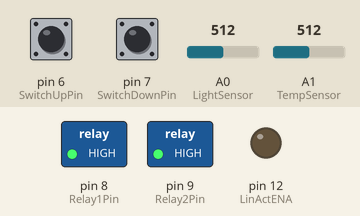
Recording of a sketch running on a simulated Arduino Uno, built with avr-gcc and run on an emulated ATmega328P. Parts: switched loads named in the sketch (green lamp = pin HIGH), output pins drawn as LEDs (lit = HIGH). The test bench sets the inputs (shaded band); at power-on: pin 6 (SwitchUpPin) HIGH, pin 7 (SwitchDownPin) HIGH, A0 (LightSensor) = 512, A1 (TempSensor) = 512. What the sketch prints to the serial monitor is not drawn.

Above: at 2.2 s.
2.3 s: pin 6 (SwitchUpPin) pulled LOW for 1 s
At 4.4 s:
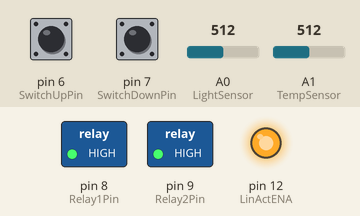
7.5 s: pin 7 (SwitchDownPin) pulled LOW for 1 s
10.0 s: pin 6 (SwitchUpPin) driven LOW and pin 7 (SwitchDownPin) driven LOW
12.4 s: pin 6 (SwitchUpPin) driven HIGH
At 14.3 s:
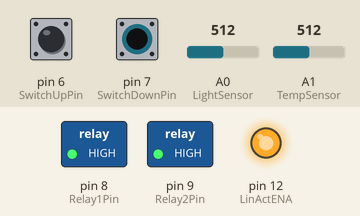
14.7 s: pin 6 (SwitchUpPin) driven LOW
Timing chart, 0 to 17.8 s (numbered marks = the images above; inputs shaded):
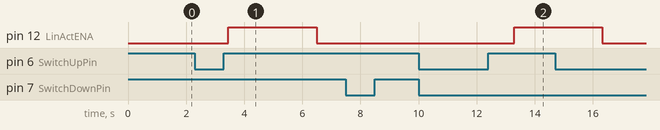

The sketch:

CoopAutomation.ino
```cpp
/*
NOTES: Switching to basic analog temp sensor, no humidity anymore
       Switching to basic analog light sensor

	   - if door pos is unknown then open and reset, no need for eeprom writes
	   - powerout break light hrs count?
	   // Serial.println(digitalRead(PIN) == HIGH ? "ON" : "OFF"); // to report pin on or off
	   // int result = (a != 0) ? a : ((b != 0) ? b : 0); ;;; returns non zero value betwenn 2 vars or 0 if both 0

  // NEED TO MAKE SURE COOP LIGHT ISNT BEING PICKED UP BY SENSOR

// total daylight time record will be affected depending on when during day boots up

	   // adj speed depending on temp for less wear on linact?
	   // use ramp too
	   // add delay between linear actuator movements

*/
/* ⠀     ⠀⠀⠀⠀⠀⠀⠀⠀⠀⠀⠀⠀⠀⠀⠀⠀ ⠀⢀⡀
      ⠀ ⣠⣶⣿⠆⡀⠀⠀⠀⠀⠀⠀⠀⠀⠀⠀⠀⠠⡎⢻⣽⢶⢀
       ⢀⣵⣔⢺⡆⠀⠑⠦⡀⠀⠀⠀⠀⠀⠀⠀⠀⣇⡀⠀⢉⠆⡜⡱⡄
       ⠀⠸⢈⡏⠀⠀⠀⢲⣮⣦⡀⠀⠀⠀⢀⠔⠊⠁⠀⠀⠹⡀⠴⠟⠽⠄
     ⠀  ⠀⣱⠀⣇⣆⣦⠑⢈⠁⠵⠒⠒⢞⡁⠀⠀⠀⠀⡀⠀⠀⠓⠿⣟⠄
     ⠀  ⠀⡎⠄⠿⠘⠚⠉⠀⠀⠀⠁⠀⠀⠀⠉⠑⠂⠔⢓⠠⠞⠀⢀⠇
     ⠀  ⠀⠣⡀⠀⠀⠀⠈⠒⢄⠀⠀⠀⠀⡐⢀⡇⠀⣀⣚⠀⢴⠀⡌
     ⠀  ⠀⠀⢳⡀⠀⠀⠀⠀⠀⠹⠆⡀⠪⠂⣊⠤⠒⠊⠙⠲⡤⠋
       ⠀⠀⠀⠀⠙⠦⡀⠀⠀⠀⠀⠀⡀⠓⠈⠀⠀⠀⠀⠒⢺⠃
⠀⠀⠀⠀       ⠀⠀⠈⢦⠀⠒⠂⠀⠀⠀⣱⣀⡀⠀⢘⡵⠁
⠀⠀⠀  ⠀     ⠀⠀⠀⠈⢣⡀⠀⠀⠀⠀⣻⣿⡿⠷⠊
⠀⠀       ⠀⠀⠀⠀⠀⠀⠀⠙⢢⢤⠤⠚⢶⡈
⠀       ⠀⠀⠀⠀⠀⠀⠀⠀⠀⣸⠂⠀⠀⠈⡧⡤⠚
       ⠀⠀⠀⠀⠀⠀⠠⣽⠷⠟⠓⠓⠀⠟⡎⠋
   ⣎⣱⡀⢀⣰⡀⢀⡀ ⡎⠑⣇⡀⠄⢀⣀⡇⡠⢀⡀⣀⡀ ⡎⠑⢀⡀⢀⡀⣀⡀
   ⠇⠸⠣⠼⠘⠤⠣⠜ ⠣⠔⠇⠸⠇⠣⠤⠏⠢⠣⠭⠇⠸ ⠣⠔⠣⠜⠣⠜⡧⠜
                by Lee Woodridge
*/

/*
unsigned long currentTime = 0; // Current time (milliseconds passed since boot)
*/

const int SwitchUpPin = 6;    // Coop door toggle switch up position pin
const int SwitchDownPin = 7;  // Coop door toggle switch down position pin

const int Relay1Pin = 8;  // Auxiliary light relay pin
const int Relay2Pin = 9;  // Water heater relay pin

const int LightSensor = 14;  // Light sensor pin (A0)
const int TempSensor = 15;   // Temp sensor pin (A1)

// for lin act
const int LinActPin1 = 10; // Linear actuator control pin 1
const int LinActPin2 = 11; // Linear actuator control pin 2
const int LinActENA = 12; // PWM pin for speed control

// lin act config
const uint16_t RAMP_MS = 600;        // accel/decel time (ms)
const uint16_t STEP_MS = 20;         // ramp step interval (ms)
const uint8_t PWM_MAX  = 200;        // cruise PWM (0-255)
const uint16_t MOVE_MS = 2500;       // estimated full travel time (ms) - adjust later
const uint8_t BRAKE_PWM = 120;       // optional reverse pulse strength
const uint16_t BRAKE_MS = 80;        // optional reverse pulse duration (ms)

// Internal state
uint8_t currentPwm = 0;

//

const unsigned long eventTimer1 = 10 * 60 * 1000;  // Event #1: Time interval to record temp & humidity sensor data (Minutes)
const unsigned long eventTimer2 = 10 * 60 * 1000;  // Event #2: Time interval to control door based on light level when switch is in neutral position (Minutes)

const unsigned long updatetimer = 5 * 60 * 1000;  // Minimum time between sensor updates

unsigned long eventTimer1PreviousTime = 0;  // millis for last operation
unsigned long eventTimer2PreviousTime = 0;
unsigned long lastdooropmillis = 0;

char doorPos = '?';    // Door position; '?'=Unknown, 'U'=Up, 'D'=Down
char switchPos = '?';  // Switch position; '?'=Unknown, 'U'=Up, 'N'=Neutral, 'D'=Down

const unsigned long doorDelay = 5 * 60 * 60 * 1000;  // Door opening delay for cold weather (Hours)
unsigned long doorDelayStartTime = 0;                // The time we started counting from, in case toggle position gets changed

unsigned long linactcooldown = 6 * 1000;  // Linear actuator cooldown time between operations (Seconds)

int storedLight = 0;                     // Last known light level (PUT RANGE HERE) Low=bright / high=dark
unsigned long lastlightcheckmillis = 0;  // last time light checked

const int thresholdLightLower = 000;  // Light level to lower door at (>=)
const int thresholdLightRaise = 000;  // Light level to raise door at (<=)

float storedTemp = 3.4028235E38;        // Last known temperature (°C) -- DO WE NEED FLOAT???
unsigned long lasttempcheckmillis = 0;  // last time temp checked

const int thresholdTempDelay = -10;  // Temperature to trigger door open delay (<=)
//const int thresholdTempRelay1 = -15;  // Temperature to trigger coop heater relay (<=) // THIS WILL BE LIGHTS
const int thresholdTempRelay2 = 0;  // Temperature to trigger water heater relay (<=)
/*
const int thresholdHumid = 999;       // UNUSED (!=)
*/

// for temp sensor math
const float Vcc = 5.0;      // set to 3.3 if using 3.3V
const int Rfixed = 10000;   // fixed resistor on module in ohms (commonly 10k)
const float beta = 3950.0;  // Beta value of thermistor (common: 3950)
const float T0 = 298.15;    // reference temp in Kelvin (25°C = 298.15K)
const float R0 = 10000.0;   // resistance at 25°C (ohms) — commonly 10k

// Night (and day) detection functionality

const int nightLightThreshold = 800;                             // Light level to assume night
const unsigned long requiredLightDuration = 4 * 60 * 60 * 1000;  // time at light level to assume night/day -- 4 hours in milliseconds
unsigned long totalDayLightTime = 0;                             // Total time light has been at threshold -- 16 hours (57600000 milliseconds)
unsigned long totalNightLightTime = 0;                           // Total time nighttime light level has been at threshold
bool DayEnded = false;                                           // Has the night light level been maintained for the required duration? -- set this to true? on detect high light level thresholdlightraise!!!
//int daysUptime = 0;                                              // Number of days of uptime, day flagged after 4 hrs of darkness

const unsigned long minUptime = 10 * 60 * 60 * 1000;  // minimum uptime millis() for hour-checking functionality (10hrs)

// Auxiliary light functionality

const int dayLightThreshold = 500;                                   // Light level to assume day
const unsigned long requiredDayLightDuration = 16 * 60 * 60 * 1000;  // target light hours (aux light will run until this time is met)
unsigned long supplementalLight = 0;                                 // how much time aux lighting has been on

// reporting

/*unsigned long lastrelay1opmillis = 0; // relay 1 operation -- aux light
unsigned long lastrelay2opmillis = 0; // relay 2 operation -- water heater*/

// End of declarations

/* SETUP
   ----- */

void setup() {
  Serial.begin(115200);
  delay(1000);  // Sensors need time?
  Serial.println("Auto Chicken Coop by Lee Woodridge");
  Serial.println("       ┌┌┌──────────────┐┐┐");
  Serial.println("       │││ INITIALIZING │││");
  Serial.println("       └└└──────────────┘┘┘");
  Serial.println(" - Configuring pin modes ... ");
  pinMode(SwitchUpPin, INPUT_PULLUP);    // Coop door toggle switch up position pin
  pinMode(SwitchDownPin, INPUT_PULLUP);  // Coop door toggle switch down position pin
  pinMode(Relay1Pin, OUTPUT);            // Aux light relay pin
  pinMode(Relay2Pin, OUTPUT);            // Water heater relay pin
  pinMode(LightSensor, INPUT);           // Light sensor pin
  pinMode(TempSensor, INPUT);            // Temp sensor pin
                                         /* lin act
  pinMode(LinActPin1, OUTPUT); // Linear actuator power pos
  pinMode(LinActPin2, OUTPUT); // Linear actuator pwoer neg
  pinMode(ENA, OUTPUT); // Linear actuator ENA pin (pwm speed control)
*/
  Serial.println(" - Configuring outputs to default states ... ");
  /*
  // Start with the actuator stopped
  digitalWrite(LinActPin1, LOW); // Door actuator
  digitalWrite(LinActPin2, LOW); // ^
  */
  // turn off relays// set default relays off here
  relayControl(1, false);  // Auxiliary lighting
  relayControl(2, false);  // Water heater
  Serial.println(" - Configuring analog input reference voltage ... ");
  // analogReference(DEFAULT);

  /*// Get inital data from all sensors
  Serial.println(" - Gathering data from light & temp sensors ... ");
  getLight();
  getTemp();*/

  Serial.println("           ┌┌┌──────┐┐┐");  // Initialization complete
  Serial.println("           │││ BAWK │││");
  Serial.println("           └└└──────┘┘┘");
}

/* MAIN LOOP
   --------- */

void loop() {
  //currentTime = millis(); //unsigned long
  delay(1000);  // For debounce; How low can we go?

  if (millis() /*currentTime*/ - eventTimer1PreviousTime >= eventTimer1 || eventTimer1PreviousTime == 0) {  // Timed event #1
    getTemp();
    getLight();
    checkHeat();
    checkLight();
    Serial.println("--- Executed timed event #1 (gettemp,getlight,checkheat,checklight) ---");
    eventTimer1PreviousTime = /*currentTime*/ millis();
  }

  checkDoor();
  printInfo();

}  // END

/* DOOR CONTROL
   ------------
   Up and down switch positions will raise lower door if not already in that position, neutral switch position will enable automatic door control */

void checkDoor() {
  if (!digitalRead(SwitchDownPin) && digitalRead(SwitchUpPin) && switchPos != 'U') {  // Switch is in up position
    switchPos = 'U';
    if (doorPos != 'U') {
      actuatorControl(true);
    }
  } else if (digitalRead(SwitchDownPin) && !digitalRead(SwitchUpPin) && switchPos != 'D') {  // Switch is in down position
    switchPos = 'D';
    if (doorPos != 'D') {
      actuatorControl(false);
    }
  } else if (!digitalRead(SwitchDownPin) && !digitalRead(SwitchUpPin)) {  // Switch is in neutral position (auto)
    if (switchPos != 'N') {
      switchPos = 'N';
    }

    /* AUTOMATIC DOOR
	   --------------
       Open or close door based on light level, with delay if under temp threshold */

    if (millis() /*currentTime*/ - eventTimer2PreviousTime >= eventTimer2 || eventTimer2PreviousTime == 0) {  // Event #2
      Serial.println("--- Executed timed event #2 --- (auto door control)");
      /*
	  getLight();
	  getTemp();
	  */

      if (storedLight <= thresholdLightRaise /*&& doorPos == 'D'*/) {                     // Light is above threshold, open door
        if (storedTemp <= thresholdTempDelay /*&& storedHumid != thresholdHumid*/) {  // Temperature is below threshold, open door with delay
          if (doorDelayStartTime == 0) {                                              // Only set start time if unset
            doorDelayStartTime = millis();
          }
          if (millis() - doorDelayStartTime >= doorDelay) {  // ! DOUBLE CHECK THIS IS CORRECT !
            actuatorControl(true);
            doorDelayStartTime = 0;  // Clear original start time
          }
        } else {
          actuatorControl(true);  // Temperature is above threshold, open door
        }
      } else if (storedLight >= thresholdLightLower /*&& doorPos == 'U'*/) {  // Light is below threshold, close door
        actuatorControl(false);
      }
      eventTimer2PreviousTime = /*currentTime*/ millis();
    }
    /* AUTOMATIC DOOR END
       ------------------ */
  }
}  // END

/* DISPLAY SYSTEM INFORMATION
   -------------------------- */

void printInfo() {  // SHOW SYSTEM INFO
  const char divStr[] = " | ";

  Serial.print("LIGHT: ");
  Serial.print(storedLight);  // add desc

  Serial.print("(Last: " + FormatMillis(millis() - lastlightcheckmillis, true) + ")");

  /*
  Serial.print(" > Light sensor value: ");
  Serial.print(storedLight);
  if (storedLight < 100) {
    Serial.println(" - Very bright");
  } else if (storedLight < 200) {
    Serial.println(" - Bright");
  } else if (storedLight < 500) {
    Serial.println(" - Light");
  } else if (storedLight < 800) {
    Serial.println(" - Dim");
  } else {
    Serial.println(" - Dark");
  }
  */

  Serial.print(divStr);

  Serial.print("TEMP: ");
  Serial.print(storedTemp, 2);
  Serial.print("°C");

  Serial.print("(Last: " + FormatMillis(millis() - lasttempcheckmillis, true) + ")"); // Last updated time

  Serial.print(divStr);

  Serial.print("AUXLIGHT: ");
  Serial.print(digitalRead(Relay1Pin) == LOW ? "On" + String(supplementalLight) + String(requiredDayLightDuration - totalDayLightTime) : "Off");
  //Serial.println("Auxiliary lighting ON (" + millisToHumanAll(requiredDayLightDuration - (totalDayLightTime + supplementalLight), true) + " remaining)");

  // display AUX 2/4" so far/tot

  //reqaux = requiredDayLightDuration - totalDayLightTime
  // supplementalLight

  Serial.print(divStr);

  Serial.print("AUXHEAT: ");
  Serial.print(digitalRead(Relay2Pin) == LOW ? "On" : "Off");

  Serial.print(divStr);

  Serial.print("DOOR/SW: ");

  switch (doorPos) {
    case 'U':
      Serial.print("Up");
      break;

    case 'D':
      Serial.print("Down");
      break;

    default:
      Serial.print("ERROR!");
      break;
  }

  switch (switchPos) {
    case 'U':
    case 'D':
      Serial.print("/Manual");
      break;

    case 'N':
      Serial.print("/Auto");
      break;

    default:
      Serial.print("/ERROR!");
      break;
  }

  // show info about cold doordelay

  Serial.print(divStr);

  Serial.print("DAYNIGHT: ");

  if (storedLight < nightLightThreshold) {
    // day
    Serial.print("Day (");
    Serial.print(totalDayLightTime);
    Serial.print(" hrs)");
  } else {
    // night
    Serial.print("Night (");
    Serial.print(totalNightLightTime);
    Serial.print(" hrs)");
  }

  Serial.print(divStr);

  //dayended yes no (time left -- 2/4hrs)
}  // END

/* GET LIGHT SENSOR DATA
   --------------------- */

void getLight() {
  if (millis() - lastlightcheckmillis <= updatetimer && lastlightcheckmillis != 0) { return; }  // Abort if updated recently
  const int samples = 8;
  long sum = 0;
  for (int i = 0; i < samples; ++i) {
    sum += analogRead(LightSensor);
    delay(5);  // Small pause for ADC settling / sensor stability
  }
  storedLight = sum / samples;
  lastlightcheckmillis = millis();
}  // END

/* GET TEMP SENSOR DATA
   -------------------- */

void getTemp() {
  if (millis() - lasttempcheckmillis <= updatetimer && lasttempcheckmillis != 0) { return; }  // Abort if updated recently
  const int samples = 8;
  long sum = 0;
  for (int i = 0; i < samples; i++) {
    sum += analogRead(TempSensor);
    delay(5);
  }
  float adc = float(sum) / samples;
  float voltage = adc * (Vcc / 1023.0);
  float Rtherm = Rfixed * voltage / (Vcc - voltage);
  float invT = 1.0 / T0 + (1.0 / beta) * log(Rtherm / R0);
  float tempK = 1.0 / invT;
  float tempC = tempK - 273.15;
  storedTemp = tempC;
  lasttempcheckmillis = millis();
}  // END

/* LIGHT RELAY CHECK
   ----------------- */

void checkLight() {
  if (storedLight > nightLightThreshold) {  // it's dark
    totalNightLightTime += eventTimer1;

    /* AUXILIARY LIGHTING
	   ------------------
	   If minimum light hours haven't been met, turn on auxiliary lighting */

    if (totalDayLightTime + supplementalLight < requiredDayLightDuration && millis() > minUptime && totalNightLightTime >= eventTimer1) {  // If total light hrs < req | If uptime > req | If dark time > 1 check cycle
      if (storedLight > dayLightThreshold) {                                                                                               // Check relay status instead?
        supplementalLight += eventTimer1;
        relayControl(1, true);
      }
    } else {
      relayControl(1, false);
    }

    /* AUXILIARY LIGHTING END
	   ---------------------- */

    if (totalNightLightTime >= requiredLightDuration /*&& !DayEnded*/) {  // Check if the light has been above the threshold for at least 4 hours // Do we need dayended?
      DayEnded = true;
      totalDayLightTime = 0;
      /*+daysUptime;*/
      Serial.println("Day has ended ─ Good night sleepy chickens");
    }
  } else {  // it's bright
    totalDayLightTime += eventTimer1;
    relayControl(1, false);  // Disable auxiliary light if bright ─ this shouldnt be needed, but just in case // add 2 check cycle req???
    if (totalDayLightTime >= requiredLightDuration /*&& DayEnded*/) {
      DayEnded = false;
      totalNightLightTime = 0;
      supplementalLight = 0;
      Serial.println("Day has begun ─ Good morning chickens");
    }
  }
}  // END

/* HEATER RELAY CHECK
   ------------------
   Toggle heater relay based on temperature */

void checkHeat() {
  if (storedTemp <= thresholdTempRelay2) {
    relayControl(2, true);
  } else {
    relayControl(2, false);
  }
}  // END /* void checkHeat() { relayControl(2, storedTemp <= thresholdTempRelay2); } */

/* LIGHT & HEAT RELAY CONTROL
   --------------------------
   Turns on or off relays if not already in that state
*/

void relayControl(uint8_t relayNum, bool b) {
  if (relayNum < 1 || relayNum > 2) {
    /*
    Serial.print("Invalid relay: ");
    Serial.println(relayNum);
*/
    return;
  }
  int desiredState = b ? LOW : HIGH;
  int pin = (relayNum == 1) ? Relay1Pin : Relay2Pin;
  if (digitalRead(pin) == desiredState) return;
  digitalWrite(pin, desiredState);
  Serial.println(String((relayNum == 1) ? "Auxiliary lighting" : "Auxiliary heater") + " " + (b ? "ON" : "OFF"));
}  // END

/* DOOR ACTUATOR CONTROL
   ---------------------
   Raise or lower door if not already in that state, enforce cooldown period between operations, RAMP, timeout ETC
*/

void actuatorControl(bool b) {
  if (millis() - lastdooropmillis >= linactcooldown || lastdooropmillis == 0) {

    if (b) {
      if (doorPos != 'U') {  // raise
        Serial.println("Raising door ...");
        // Motor go up

    digitalWrite(LinActPin1, LOW);
    digitalWrite(LinActPin2, HIGH);

        doorPos = 'U';
      } else {
        Serial.println("door already up!");  // Don't need these
      }
    } else {
      if (doorPos != 'D') {  // lower
        Serial.println("Lowering door ...");
        // Motor go down

    digitalWrite(LinActPin1, HIGH);
    digitalWrite(LinActPin2, LOW);

        doorPos = 'D';
      } else {
        Serial.println("door already down!");
      }
    }


  // Ramp up
  rampTo(PWM_MAX, RAMP_MS);

  // Cruise for MOVE_MS (time-based)
  unsigned long start = millis();
  while (millis() - start < MOVE_MS) {
    delay(20); // keep loop responsive
  }

  // Ramp down
  rampTo(0, RAMP_MS);

  // Optional gentle reverse pulse to settle
  pulseBrake(b); // this direction might not be right -- do we need this?

    // Stop the actuator
    //wait (calc approx how long to raise lower + 10%) will heat/cold affect?
    //digitalWrite(LinActPin1, LOW);
    //digitalWrite(LinActPin2, LOW);
    //analogWrite(ENA, 0); // Set speed to 0

    lastdooropmillis = millis();
  } else {
    Serial.println("linear actuator in cooldown mode, waiting");  // show time remaining
  }
}  // END

float easeCubic(float t) {
  if (t < 0.5) return 4.0 * t * t * t;
  float f = (2.0 * t) - 2.0;
  return 0.5 * f * f * f + 1.0;
}

void rampTo(uint8_t targetPwm, uint16_t durationMs) {
  uint8_t startPwm = currentPwm;
  if (durationMs == 0) {
    currentPwm = targetPwm;
    analogWrite(LinActENA, currentPwm);
    return;
  }
  uint16_t steps = max(1, durationMs / STEP_MS);
  unsigned long t0 = millis();
  for (uint16_t i = 1; i <= steps; ++i) {
    float tt = (float)i / (float)steps;
    float e = easeCubic(tt);
    float pwmF = startPwm + (targetPwm - startPwm) * e;
    uint8_t pwmNow = (uint8_t)round(constrain(pwmF, 0, 255));
    if (pwmNow != currentPwm) {
      currentPwm = pwmNow;
      analogWrite(LinActENA, currentPwm);
    }
    unsigned long next = t0 + i * STEP_MS;
    while (millis() < next) { /* wait */ }
  }
}

void pulseBrake(bool wasExtend) {
  // reverse briefly then stop
  if (wasExtend) {
    digitalWrite(LinActPin1, LOW);
    digitalWrite(LinActPin2, HIGH);
  } else {
    digitalWrite(LinActPin1, HIGH);
    digitalWrite(LinActPin2, LOW);
  }
  analogWrite(LinActENA, BRAKE_PWM);
  delay(BRAKE_MS);
  analogWrite(LinActENA, 0);
  digitalWrite(LinActPin1, LOW);
  digitalWrite(LinActPin2, LOW);
  currentPwm = 0;
}

/* TIME FORMATTING
   -------------------------------------
   Convert millis to human readable time */

struct TimeParts {
  unsigned long days;
  uint8_t hours;
  uint8_t minutes;
  uint8_t seconds;
  unsigned long milliseconds;
};

String FormatMillis(unsigned long ms, bool shortForm) {
  if (ms == 0) return shortForm ? "0ms" : "0 Milliseconds";

  TimeParts t;
  t.milliseconds = ms % 1000UL;
  unsigned long totalSeconds = ms / 1000UL;
  t.seconds = totalSeconds % 60UL;
  unsigned long totalMinutes = totalSeconds / 60UL;
  t.minutes = totalMinutes % 60UL;
  unsigned long totalHours = totalMinutes / 60UL;
  t.hours = totalHours % 24UL;
  t.days = totalHours / 24UL;

  String out;
  if (shortForm) {
    if (t.days) out += String(t.days) + "d";
    if (t.hours) out += String(t.hours) + "h";
    if (t.minutes) out += String(t.minutes) + "m";
    if (t.seconds) out += String(t.seconds) + "s";
    if (t.milliseconds) out += String(t.milliseconds) + "ms";
  } else {
    bool first = true;
    auto addLong = [&](unsigned long v, const char* sing, const char* plur) {
      if (!v) return;
      if (!first) out += " ";
      out += String(v) + " " + String(v == 1 ? sing : plur);
      first = false;
    };
    addLong(t.days, "Day", "Days");
    addLong(t.hours, "Hour", "Hours");
    addLong(t.minutes, "Minute", "Minutes");
    addLong(t.seconds, "Second", "Seconds");
    addLong(t.milliseconds, "Millisecond", "Milliseconds");
  }

  return out;
}  // END

// THE END
```

Measured:
- after the input at 2.3 s, pin 12 (LinActENA): LOW → HIGH after 1.2 s, → LOW 3.0 s later
- after the input at 7.5 s, every drawn part: stays the same
- after the input at 10.0 s, every drawn part: stays the same
- after the input at 12.4 s, pin 12 (LinActENA): LOW → HIGH after 0.89 s
